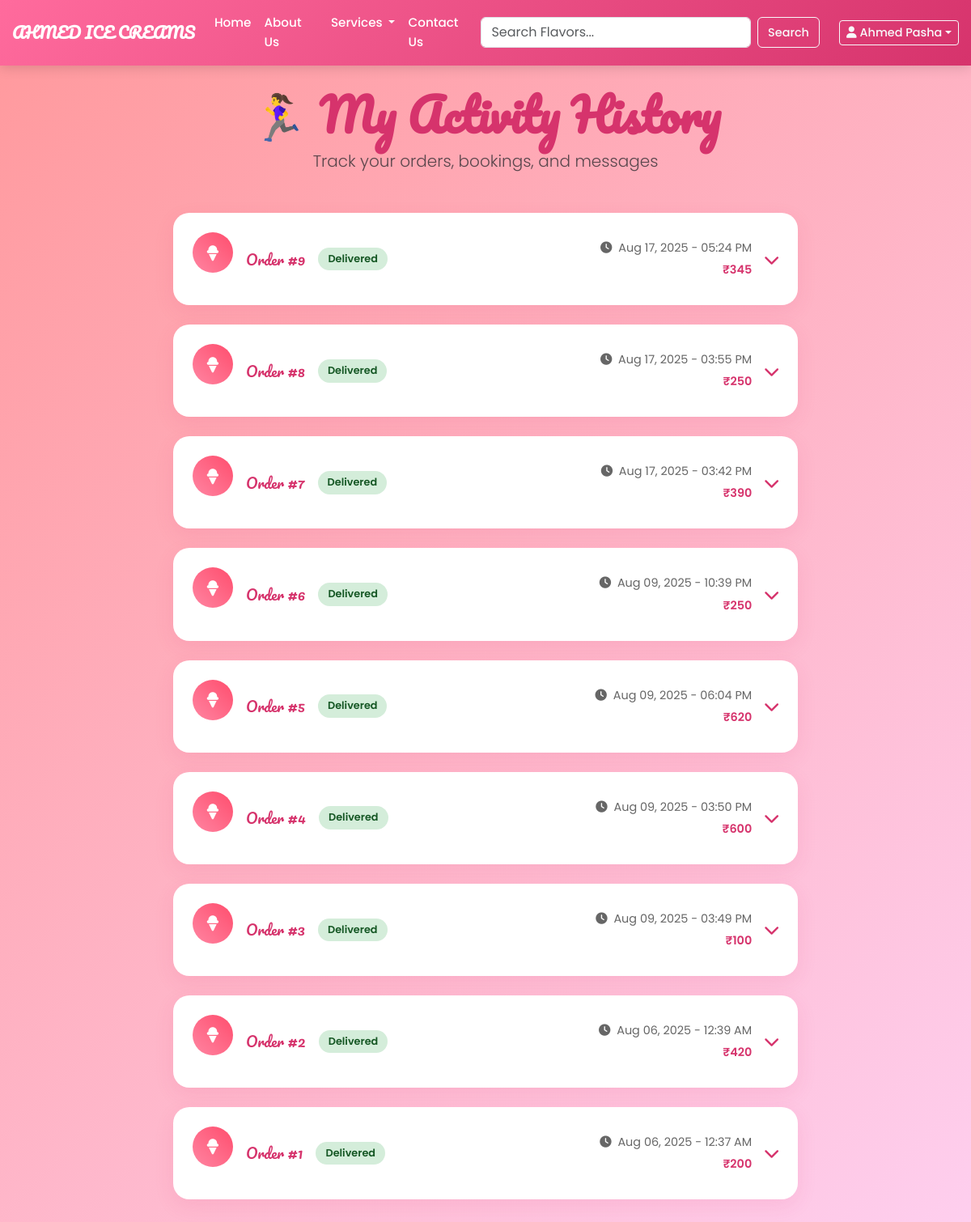
Screenshot of /activity/ (signed in) with the database file from the repository.
### home/models.py (models this page shows, shortened)
class Order(models.Model):
    user = models.ForeignKey(User, on_delete=models.SET_NULL, null=True, blank=True) #added user field and this on_delete=null is given when a user delets the account the data will be stored in the database but it will be null and it cannot be used again by the user with that account
    order_number = models.PositiveIntegerField(default=1)
    created_at = models.DateTimeField(auto_now_add=True)
    total_amount = models.PositiveIntegerField()
    items_summary = models.TextField(default="")  # Contains everything including total items
    status = models.CharField(max_length=20, default='Delivered')  # NEW - Added status tracking
    class Meta:
        unique_together = ('user','order_number') #this here is added for every new user the order will start from the 1st as he is ordering it for the first time
        ordering = ['-order_number']

### home/views.py (the view)
# urls.py: path('activity/', views.my_activity, name='my_activity'),
@login_required(login_url='/login/')
def my_activity(request):
    orders = Order.objects.filter(user=request.user).order_by('-created_at')
    bookings = ServiceBooking.objects.filter(user=request.user).order_by('-date')
    messages = Contact.objects.filter(user=request.user).order_by('-date')
    for o in orders: o.activity_type = 'order'
    for b in bookings: b.activity_type = 'service'
    for m in messages: m.activity_type = 'message'
    timeline = list(orders) + list(bookings) + list(messages)
    return render(request, 'my_activity.html', {
        'timeline': timeline,
        'total_orders': orders.count(),
        'total_bookings': bookings.count(),
        'total_messages': messages.count()
    })

### home/context_processors.py (called while the page is built)
def cart_context(request):
    cart = request.session.get('cart', [])
    total_items = sum(item['quantity'] for item in cart)
    cart_count = len(cart)
    return {
        'cart_item_count': total_items,
        'cart_count': cart_count
    }

### templates/my_activity.html (shortened to what this page needs)
{% extends "base.html" %}
{% block body %}
<section class="activity-section" style="background: linear-gradient(135deg, #ff9a9e 0%, #fecfef 100%); min-height: 100vh; padding: 2rem 0;">
    <div class="container">
        <div class="text-center mb-5">
            <h1 class="display-4 fw-bold" style="font-family: 'Pacifico', cursive; color: #d6336c;">
                🏃‍♀️ My Activity History
            </h1>
            <p class="lead text-muted">Track your orders, bookings, and messages</p>
        </div>
        <div class="row justify-content-center">
            <div class="col-lg-8">
                {% for activity in timeline %}
                <div class="activity-card activity-{{ activity.activity_type }}">
                    <div class="activity-icon">
                        {% if activity.activity_type == 'order' %}
                            <i class="fas fa-ice-cream"></i>
                        {% elif activity.activity_type == 'service' %}
                            <i class="fas fa-calendar-check"></i>
                        {% else %}
                            <i class="fas fa-envelope"></i>
                        {% endif %}
                    </div>
                    <div class="activity-content">
                        <div class="activity-header" onclick="toggleDetails({{ forloop.counter }})">
                            <div class="header-left">
                                <h5 class="activity-title">
                                    {% if activity.activity_type == 'order' %}
                                        Order #{{ activity.order_number }}
                                    {% elif activity.activity_type == 'service' %}
                                        {{ activity.service_type|title }} Booking
                                    {% else %}
                                        Message from {{ activity.name }}
                                    {% endif %}
                                </h5>
                                <div class="activity-status status-{{ activity.status|lower }}">
                                    {{ activity.status }}
                                </div>
                            </div>
                            <div class="header-right">
                                <div class="activity-meta">
                                    <span class="activity-date">
                                        <i class="fas fa-clock me-1"></i>
                                        {% if activity.activity_type == 'order' %}
                                            {{ activity.created_at|date:"M d, Y - h:i A" }}
                                        {% else %}
                                            {{ activity.date|date:"M d, Y" }}
                                        {% endif %}
                                    </span>
                                    {% if activity.activity_type == 'order' %}
                                        <span class="activity-amount">₹{{ activity.total_amount }}</span>
                                    {% elif activity.activity_type == 'service' %}
                                        <span class="activity-amount">{{ activity.budget_range }}</span>
                                    {% endif %}
                                </div>
                                <i class="fas fa-chevron-down dropdown-arrow" id="arrow-{{ forloop.counter }}"></i>
                            </div>
                        </div>
                    </div>
                </div>
                {% empty %}
                <div class="no-activity-card">
                    <i class="fas fa-history"></i>
                    <h4>No Activity Yet</h4>
                    <p>Start by placing an order or booking our services!</p>
                </div>
                {% endfor %}
            </div>
        </div>
    </div>
</section>
{% endblock %}

### templates/base.html (shortened to what this page needs)
<!DOCTYPE html>
<html lang="en">
<head>
  <link href="https://cdn.jsdelivr.net/npm/bootstrap@5.3.2/dist/css/bootstrap.min.css" rel="stylesheet">
  <link rel="stylesheet" href="https://cdnjs.cloudflare.com/ajax/libs/font-awesome/6.0.0/css/all.min.css">
</head>
<body>
  <nav class="navbar navbar-expand-lg navbar-dark " style="background: linear-gradient(135deg, #ff6b9d 0%, #d6336c 100%);">
    <div class="container-fluid">
      <a class="navbar-brand" href="{% url 'home' %}" style="font-family: 'Pacifico', cursive; color: #ffffff;">AHMED ICE CREAMS</a>
      <div class="collapse navbar-collapse justify-content-between" id="navbarNavDropdown">
        <ul class="navbar-nav">
          <li class="nav-item">
            <a class="nav-link active" href="{% url 'home' %}">Home</a>
          </li>
          <li class="nav-item">
            <a class="nav-link active" href="/about">About Us</a>
          </li>
          <li class="nav-item dropdown">
            <a class="nav-link active dropdown-toggle" href="/services" role="button" data-bs-toggle="dropdown">
              Services
            </a>
          </li>
          <li class="nav-item">
            <a class="nav-link active" href="/contact">Contact Us</a>
          </li>
        </ul>
        <div class="d-flex align-items-center mobile-vertical-container">
          <form class="d-flex me-3 search-form-container" role="search" action="{% url 'home' %}" method="GET">
            <input class="form-control me-2" type="search" placeholder="Search Flavors..." name="q" value="{{ query|default:'' }}" aria-label="Search">
            <button class="btn btn-outline-light" type="submit">Search</button>
          </form>
          <div class="ms-1 auth-buttons-container">
{% if user.is_authenticated %}
<div class="dropdown ms-1">
  <button class="btn btn-outline-light btn-sm dropdown-toggle d-flex align-items-center"
          type="button" id="userMenu"
          data-bs-toggle="dropdown" aria-expanded="false">
      <i class="fas fa-user me-1"></i>{{ user.first_name|default:user.username }}
  </button>
</div>
{% else %}
<div class="auth-buttons-container ms-1">
  <a href="{% url 'login' %}"    class="btn btn-outline-success btn-sm">Login</a>
  <a href="{% url 'register' %}" class="btn btn-primary btn-sm ms-2">Sign Up</a>
</div>
{% endif %}
          </div>
        </div>
      </div>
    </div>
  </nav>
  {% block body %}{% endblock body %}
</body>
</html>

### templates/base.html (style rules this page uses)
* { -webkit-font-smoothing: antialiased; -moz-osx-font-smoothing: grayscale; text-rendering: optimizeLegibility; box-sizing: border-box; }
html { -webkit-text-size-adjust: 100%; -ms-text-size-adjust: 100%; font-size: 16px; width: 100%; overflow-x: hidden; position: relative; }
body { font-family: 'Poppins', sans-serif; font-weight: 400; line-height: 1.6; -webkit-font-smoothing: antialiased; -moz-osx-font-smoothing: grayscale; text-rendering: optimizeLegibility; width: 100%; overflow-x: hidden; position: relative; }
.container, .container-fluid { max-width: 100%; padding-left: 15px; padding-right: 15px; margin-left: auto; margin-right: auto; }
.navbar-brand { font-size: 1.2rem; font-weight: 600; }
.nav-link { font-size: 0.95rem; font-weight: 500; }
.btn { font-size: 0.9rem; font-weight: 500; }
.navbar, .navbar-collapse, .btn, .form-control { transform: none !important; -webkit-transform: none !important; will-change: auto; }
.navbar { position: fixed !important; top: 0 !important; left: 0 !important; right: 0 !important; width: 100% !important; z-index: 1030 !important; transition: all 0.3s ease !important; box-shadow: 0 2px 15px rgba(0,0,0,0.15) !important; }
body { padding-top: 76px !important; }
.navbar { animation: slideDown 0.5s ease-out; }

### templates/my_activity.html (style rules this page uses)
.activity-section .activity-card { background: white; border-radius: 20px; box-shadow: 0 8px 25px rgba(214, 51, 108, 0.1); transition: all 0.3s ease; padding: 1.5rem; margin-bottom: 1.5rem; display: flex; gap: 1rem; }
.activity-section .activity-icon { width: 50px; height: 50px; border-radius: 50%; display: flex; align-items: center; justify-content: center; font-size: 1.2rem; color: white; flex-shrink: 0; }
.activity-section .activity-order .activity-icon { background: linear-gradient(45deg, #ff85a2, #ff4d6d); }
.activity-section .activity-content { flex: 1; }
.activity-section .activity-header { display: flex; justify-content: space-between; align-items: center; cursor: pointer; padding: 0.5rem 0; transition: all 0.3s ease; }
.activity-section .header-left { display: flex; align-items: center; gap: 1rem; }
.activity-section .header-right { display: flex; align-items: center; gap: 1rem; }
.activity-section .activity-title { color: #d6336c; font-family: 'Pacifico', cursive; margin: 0; font-size: 1.1rem; }
.activity-section .activity-status { padding: 0.25rem 0.75rem; border-radius: 15px; font-size: 0.8rem; font-weight: 600; }
.activity-section .status-delivered, .activity-section .status-received { background: #d4edda; color: #155724; }
.activity-section .activity-meta { display: flex; flex-direction: column; align-items: flex-end; font-size: 0.9rem; color: #666; gap: 0.25rem; }
.activity-section .activity-amount { font-weight: 600; color: #d6336c; }
.activity-section .dropdown-arrow { color: #d6336c; font-size: 1.2rem; transition: transform 0.3s ease; cursor: pointer; }

### rows the page displays
Order: order_number "9", status "Delivered", created_at "Aug 17, 2025 - 05:24 PM", total_amount "345"
Order: order_number "8", status "Delivered", created_at "Aug 17, 2025 - 03:55 PM", total_amount "250"
Order: order_number "7", status "Delivered", created_at "Aug 17, 2025 - 03:42 PM", total_amount "390"
Order: order_number "6", status "Delivered", created_at "Aug 09, 2025 - 10:39 PM", total_amount "250"
Order: order_number "5", status "Delivered", created_at "Aug 09, 2025 - 06:04 PM", total_amount "620"
Order: order_number "4", status "Delivered", created_at "Aug 09, 2025 - 03:50 PM", total_amount "600"
Order: order_number "3", status "Delivered", created_at "Aug 09, 2025 - 03:49 PM", total_amount "100"
Order: order_number "2", status "Delivered", created_at "Aug 06, 2025 - 12:39 AM", total_amount "420"
Order: order_number "1", status "Delivered", created_at "Aug 06, 2025 - 12:37 AM", total_amount "200"

### other values shown
{{ user.first_name|default:user.username }} "Ahmed Pasha"
